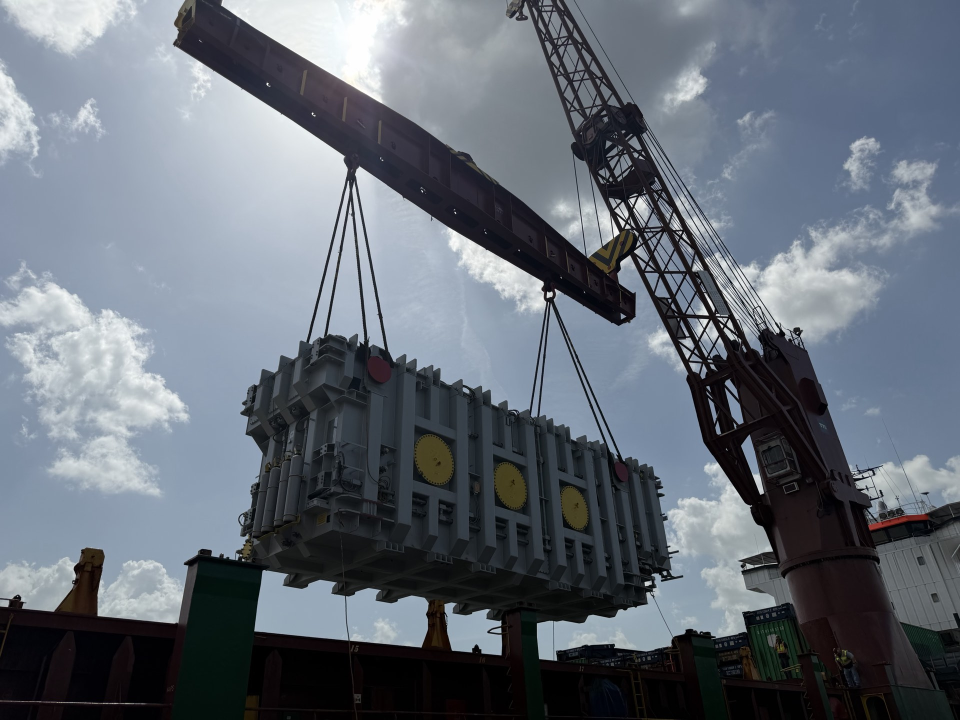
#> input picture site/assets/photos/hero.jpg, 1920 x 1440 px (shown at 1/2 size); its folder holds 4 pictures in this run
$ python extract-palette.py
#> lines starting #> are read from the running program, lines starting #| are printed output that depends on the picture
#!/usr/bin/env python3
"""Measure chromatic colour presence in the SHIPPED site media (real pixels).
Writes analysis/verification/media/palette.json. Re-runnable. Needs PIL + numpy + ffmpeg.
Usage: python3 analysis/verification/media/extract-palette.py
"""
import json, subprocess, pathlib, tempfile
import numpy as np
from PIL import Image

ROOT = pathlib.Path(__file__).resolve().parents[3]
VID = ROOT / "site/assets/videos"; PHO = ROOT / "site/assets/photos"
OUT = ROOT / "analysis/verification/media/palette.json"
TOKENS = {"signal-orange": "#F26B1C", "signal-red": "#E5341E", "signal-yellow": "#F2C81C", "signal-sky": "#6FB4E2"}
BANDS = {"red": (345, 15), "orange": (15, 42), "yellow": (42, 70), "green": (70, 170), "cyan-sky": (170, 215), "blue": (215, 265), "violet-magenta": (265, 345)}
SAMPLE_T = [0, 1.5, 3, 4.5, 6, 7.5, 9, 9.9]

def hex2rgb(h): h = h.lstrip("#"); return np.array([int(h[i:i+2], 16) for i in (0, 2, 4)], float)
def rgb2hex(c): return "#%02X%02X%02X" % tuple(int(round(x)) for x in c)
def srgb_to_lin(c):
    c = c / 255.0
    return np.where(c <= 0.04045, c / 12.92, ((c + 0.055) / 1.055) ** 2.4)
def rgb_to_oklab(rgb):  # rgb: (...,3) 0-255
    l = srgb_to_lin(np.asarray(rgb, float))
    r, g, b = l[..., 0], l[..., 1], l[..., 2]
    l_ = 0.4122214708*r + 0.5363325363*g + 0.0514459929*b
    m_ = 0.2119034982*r + 0.6806995451*g + 0.1073969566*b
    s_ = 0.0883024619*r + 0.2817188376*g + 0.6299787005*b
    l_, m_, s_ = np.cbrt(l_), np.cbrt(m_), np.cbrt(s_)
    return np.stack([0.2104542553*l_ + 0.7936177850*m_ - 0.0040720468*s_,
                     1.9779984951*l_ - 2.4285922050*m_ + 0.4505937099*s_,
                     0.0259040371*l_ + 0.7827717662*m_ - 0.8086757660*s_], -1)
def oklch_str(rgb):
    L, a, b = rgb_to_oklab(np.asarray(rgb, float))
    C = float(np.hypot(a, b)); h = float(np.degrees(np.arctan2(b, a)) % 360)
    return f"oklch({L:.3f} {C:.3f} {h:.1f})"
def rgb_to_hsv(rgb):
    rgb = np.asarray(rgb, float) / 255.0
    mx = rgb.max(-1); mn = rgb.min(-1); d = mx - mn
    s = np.where(mx > 0, d / np.maximum(mx, 1e-9), 0)
    r, g, b = rgb[..., 0], rgb[..., 1], rgb[..., 2]
    h = np.zeros_like(mx)
    m = d > 1e-9
    rc = np.where(m, (mx - r) / np.maximum(d, 1e-9), 0); gc = np.where(m, (mx - g) / np.maximum(d, 1e-9), 0); bc = np.where(m, (mx - b) / np.maximum(d, 1e-9), 0)
    h = np.where(mx == r, bc - gc, np.where(mx == g, 2 + rc - bc, 4 + gc - rc))
    h = (h / 6.0 % 1.0) * 360
    return np.where(m, h, 0), s, mx

def frames_of_video(p):
    with tempfile.TemporaryDirectory() as td:
        for i, t in enumerate(SAMPLE_T):
            o = pathlib.Path(td) / f"f{i}.png"
            subprocess.run(["ffmpeg", "-v", "error", "-y", "-ss", str(t), "-i", str(p), "-frames:v", "1", str(o)], check=True)
            yield np.asarray(Image.open(o).convert("RGB").resize((584, 384), Image.BILINEAR), dtype=float)

def analyse(pixels):
    """pixels: (N,3) float 0-255"""
    h, s, v = rgb_to_hsv(pixels)
    chrom = (s > 0.35) & (v > 0.18)
    N = len(pixels)
    rec = {"pixels_sampled": int(N), "chromatic_pct": round(100 * chrom.mean(), 2), "bands": {}, "tokens": {}}
    for name, (lo, hi) in BANDS.items():
        inb = ((h >= lo) & (h < hi)) if lo < hi else ((h >= lo) | (h < hi))
        sel = chrom & inb
        pct = 100 * sel.mean()
        d = {"coverage_pct": round(pct, 2)}
        if sel.sum() > 20:
            med = np.median(pixels[sel], 0); d["median_rgb_hex"] = rgb2hex(med); d["median_oklch"] = oklch_str(med)
        rec["bands"][name] = d
    lab = rgb_to_oklab(pixels)
    for tname, thex in TOKENS.items():
        t = rgb_to_oklab(hex2rgb(thex))
        dist = np.linalg.norm(lab - t, axis=1)
        tC = float(np.hypot(t[1], t[2])); pC = np.hypot(lab[:, 1], lab[:, 2])
        chroma_ok = pC >= 0.5 * tC      # reject greys/near-neutrals that sit close to low-chroma tokens in OKLab
        near = (dist < 0.12) & chroma_ok   # perceptual "same colour family" radius in OKLab, chroma-gated
        d = {"token": thex, "pct_within_dE0.12": round(100 * near.mean(), 2), "pct_within_dE0.08": round(100 * ((dist < 0.08) & chroma_ok).mean(), 2)}
        i = int(dist.argmin()); d["nearest_pixel_hex"] = rgb2hex(pixels[i]); d["nearest_pixel_oklch"] = oklch_str(pixels[i]); d["nearest_dE"] = round(float(dist[i]), 4)
        if near.sum() > 20:
            med = np.median(pixels[near], 0); d["measured_median_hex"] = rgb2hex(med); d["measured_median_oklch"] = oklch_str(med)
        rec["tokens"][tname] = d
    return rec

out = {"method": "chromatic = HSV S>0.35 & V>0.18; bands by hue; token proximity = OKLab euclidean distance; videos sampled at t=" + str(SAMPLE_T) + " downscaled to 584x384; photos downscaled to 960px wide", "tokens": {k: {"hex": v, "oklch": oklch_str(hex2rgb(v))} for k, v in TOKENS.items()}, "files": {}}
for p in sorted(VID.glob("*.mp4")):
    px = np.concatenate([f.reshape(-1, 3) for f in frames_of_video(p)])
    out["files"]["videos/" + p.name] = analyse(px)
for p in sorted(PHO.glob("*.jpg")):
    im = Image.open(p).convert("RGB"); im.thumbnail((960, 960))
#> further down, im is the input picture: PIL image 1920x1440 RGB; mean R, G, B 101.1, 108.5, 118.2
#> after `im.thumbnail((960, 960))`:
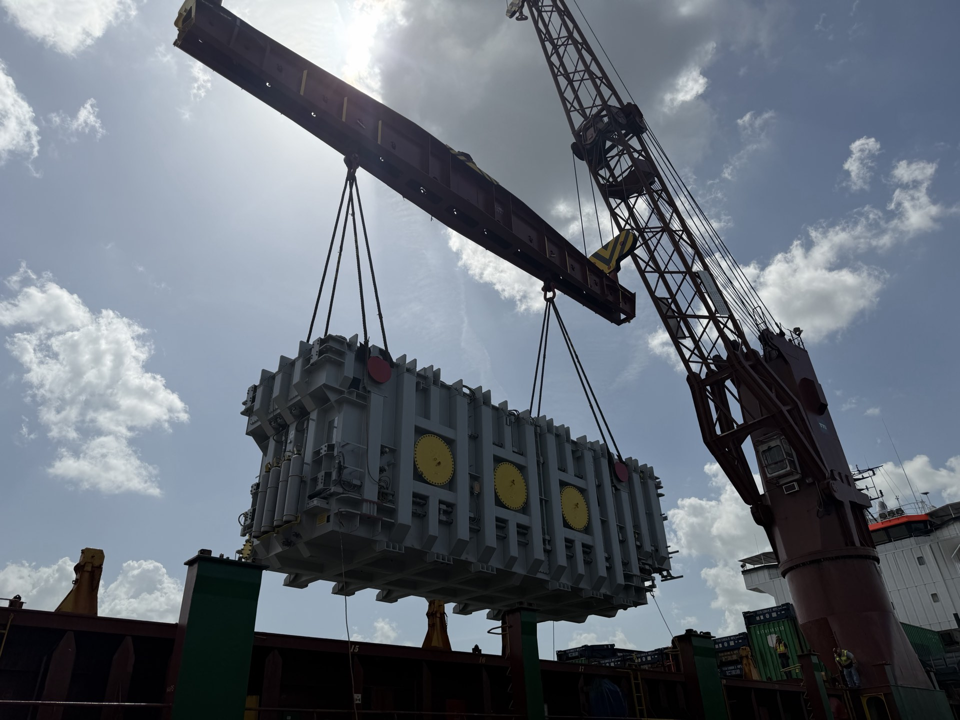
#> im: PIL image 960x720 RGB; mean R, G, B 101.1, 108.5, 118.3
    out["files"]["photos/" + p.name] = analyse(np.asarray(im, float).reshape(-1, 3))
#> in analyse, `N = len(pixels)`: N = 691200
#> the loop in analyse, `for name, (lo, hi) in BANDS.items():` made 7 passes
#> (pct, med) on passes 1 to 5: (0.056, [108, 36, 34]), (0.103, [52, 40, 24]), (0.511, [71, 65, 34]), (0.0163, [27, 47, 34]), (0.0135, [32, 42, 54])
#> after the loop in analyse, `for name, (lo, hi) in BANDS.items():`: rec = 4 items
#> the loop in analyse, `for tname, thex in TOKENS.items():` made 4 passes
#> i on passes 1 to 4: 81950, 505830, 229092, 581251
#> pass 2 of the loop `for p in sorted(PHO.glob("*.jpg")):`:
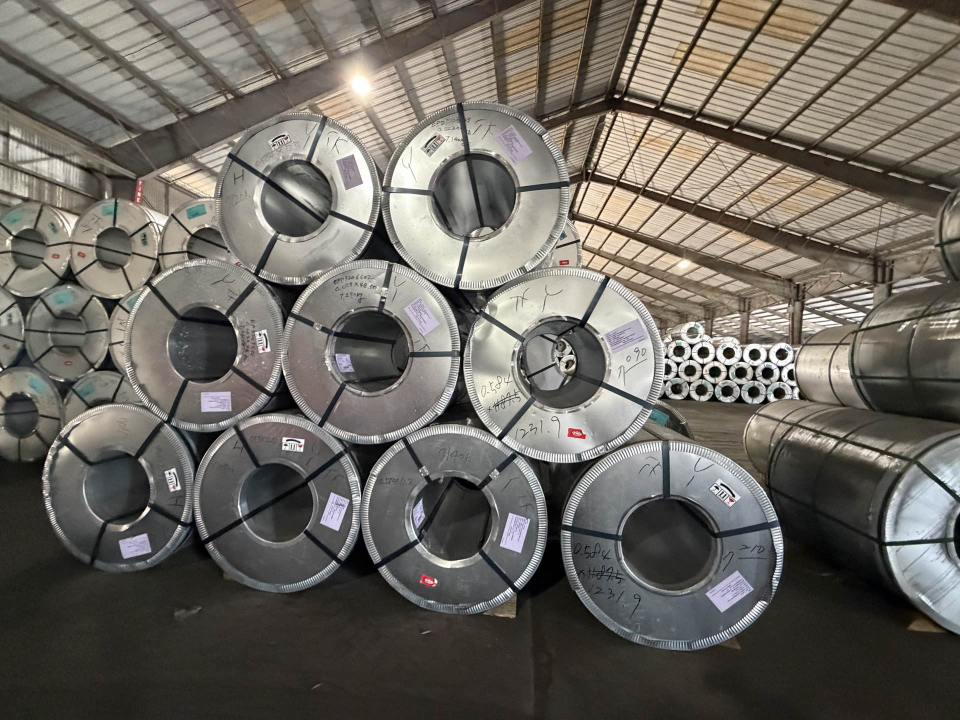
#> input picture site/assets/photos/photo-coils.jpg, 1920 x 1440 px (shown at 1/2 size)
#> im is the input picture: PIL image 1920x1440 RGB; mean R, G, B 108.6, 104.4, 97.1
#> `im.thumbnail((960, 960))`:
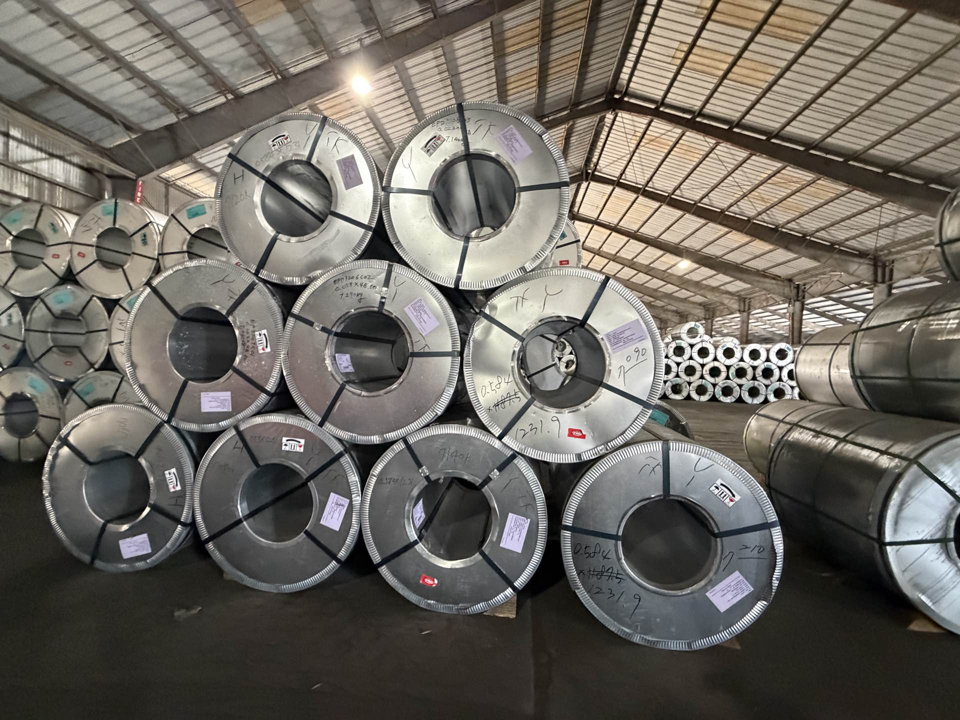
#> im: PIL image 960x720 RGB; mean R, G, B 108.7, 104.4, 97.1
#> the loop in analyse (call 2), `for name, (lo, hi) in BANDS.items():` made 7 passes
#> (pct, med) on passes 1 to 3: (0.0668, [161, 79.5, 81]), (2.65, [70, 55, 39]), (0.0414, [51, 46, 31])
#> the loop in analyse (call 2), `for tname, thex in TOKENS.items():` made 4 passes
#> i on passes 1, 2, 4: 415288, 419142, 528926
#> pass 3 of the loop `for p in sorted(PHO.glob("*.jpg")):`:
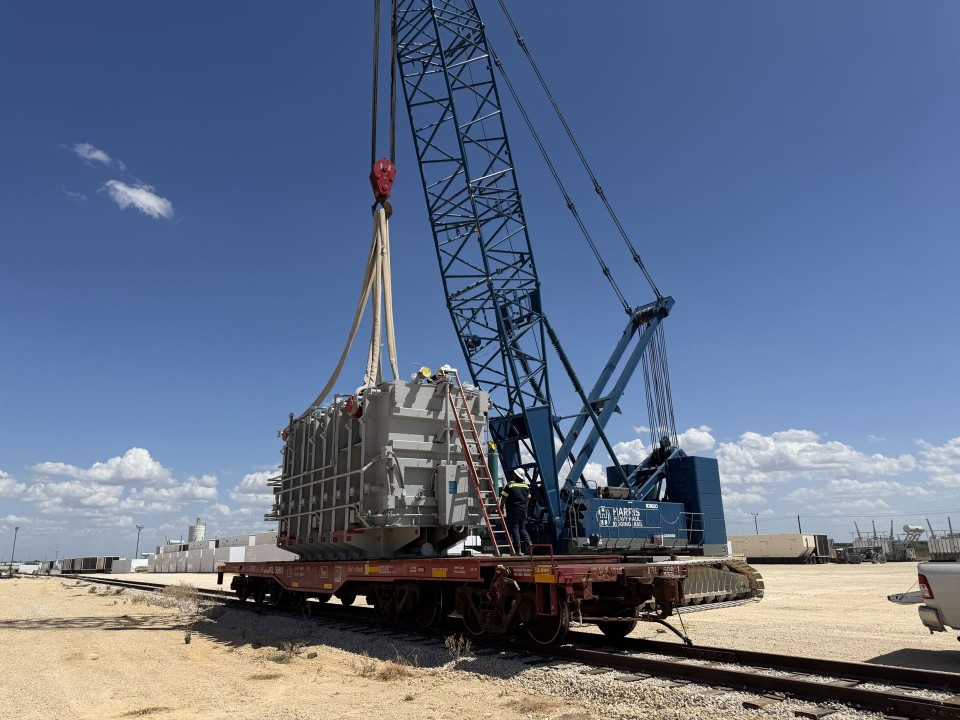
#> input picture site/assets/photos/photo-crane.jpg, 1920 x 1440 px (shown at 1/2 size)
#> im is the input picture: PIL image 1920x1440 RGB; mean R, G, B 98, 111.8, 136.4
#> `im.thumbnail((960, 960))`:
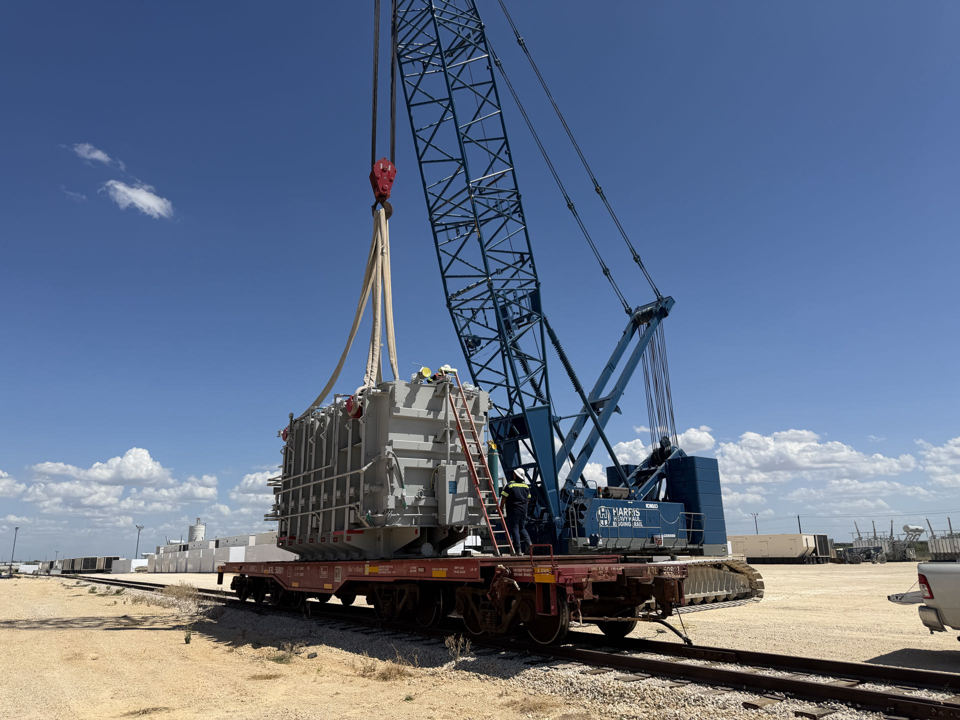
#> im: PIL image 960x720 RGB; mean R, G, B 98, 111.8, 136.4
#> the loop made 4 passes; the first 3 are shown
OUT.write_text(json.dumps(out, indent=1))
for k, r in out["files"].items():
    bands = " ".join(f"{b}={d['coverage_pct']}%{d.get('median_rgb_hex','')}" for b, d in r["bands"].items() if d["coverage_pct"] >= 0.3)
    toks = " ".join(f"{t}:{d['pct_within_dE0.12']}%/{d.get('measured_median_hex','-')}" for t, d in r["tokens"].items())
    print(f"{k:32s} chrom={r['chromatic_pct']:5.1f}% | {bands} | {toks}")
#> this loop made 4 passes
#> k on passes 1 to 4: 'photos/hero.jpg', 'photos/photo-coils.jpg', 'photos/photo-crane.jpg', 'photos/photo-drums.jpg'
#| photos/hero.jpg                  chrom=  0.8% | yellow=0.51%#474122 | signal-orange:0.0%/- signal-red:0.0%/- signal-yellow:0.0%/- signal-sky:0.0%/-
#| photos/photo-coils.jpg           chrom=  2.8% | orange=2.65%#463727 | signal-orange:0.01%/#D27476 signal-red:0.02%/#BE404A signal-yellow:0.0%/- signal-sky:0.02%/#B1AED2
#| photos/photo-crane.jpg           chrom= 60.5% | red=1.16%#4A2825 orange=1.13%#7D6044 cyan-sky=4.67%#344D68 blue=53.51%#4C6899 | signal-orange:0.0%/- signal-red:0.0%/- signal-yellow:0.01%/#D8D378 signal-sky:8.22%/#7695C2
#| photos/photo-drums.jpg           chrom= 48.2% | red=35.47%#481814 orange=12.67%#9B734E | signal-orange:1.92%/#F17A48 signal-red:1.05%/#D6683B signal-yellow:0.16%/#FDB885 signal-sky:0.02%/#859DBA
